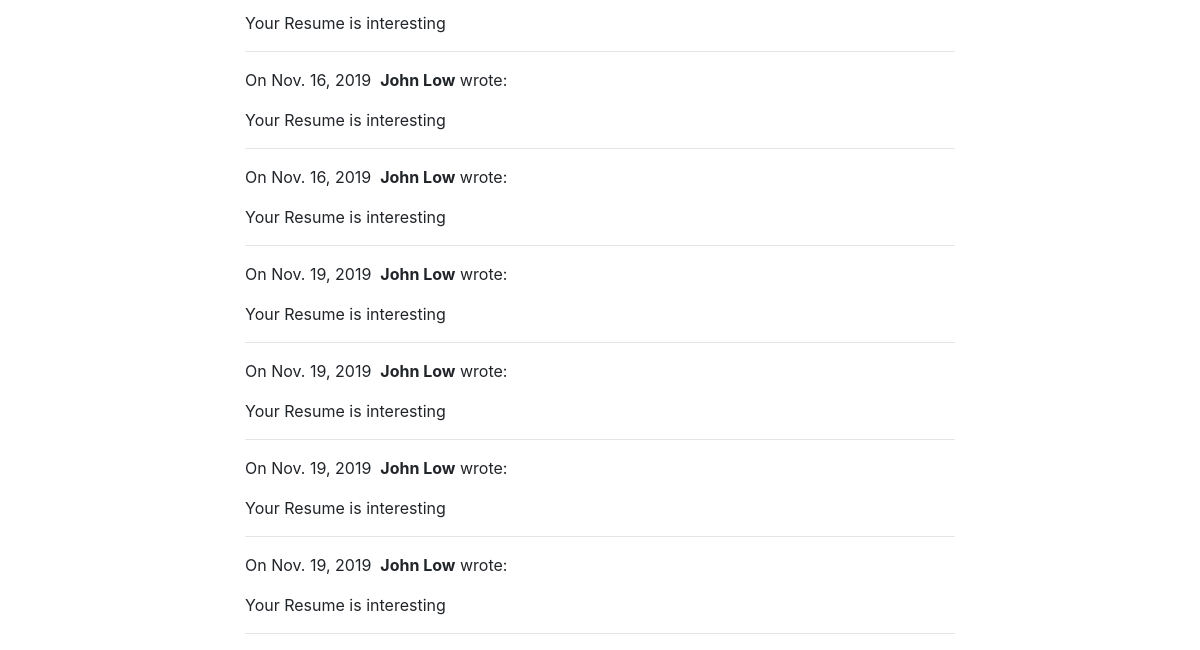
/blog/3/ (lower part), run on an earlier commit of the app's database.
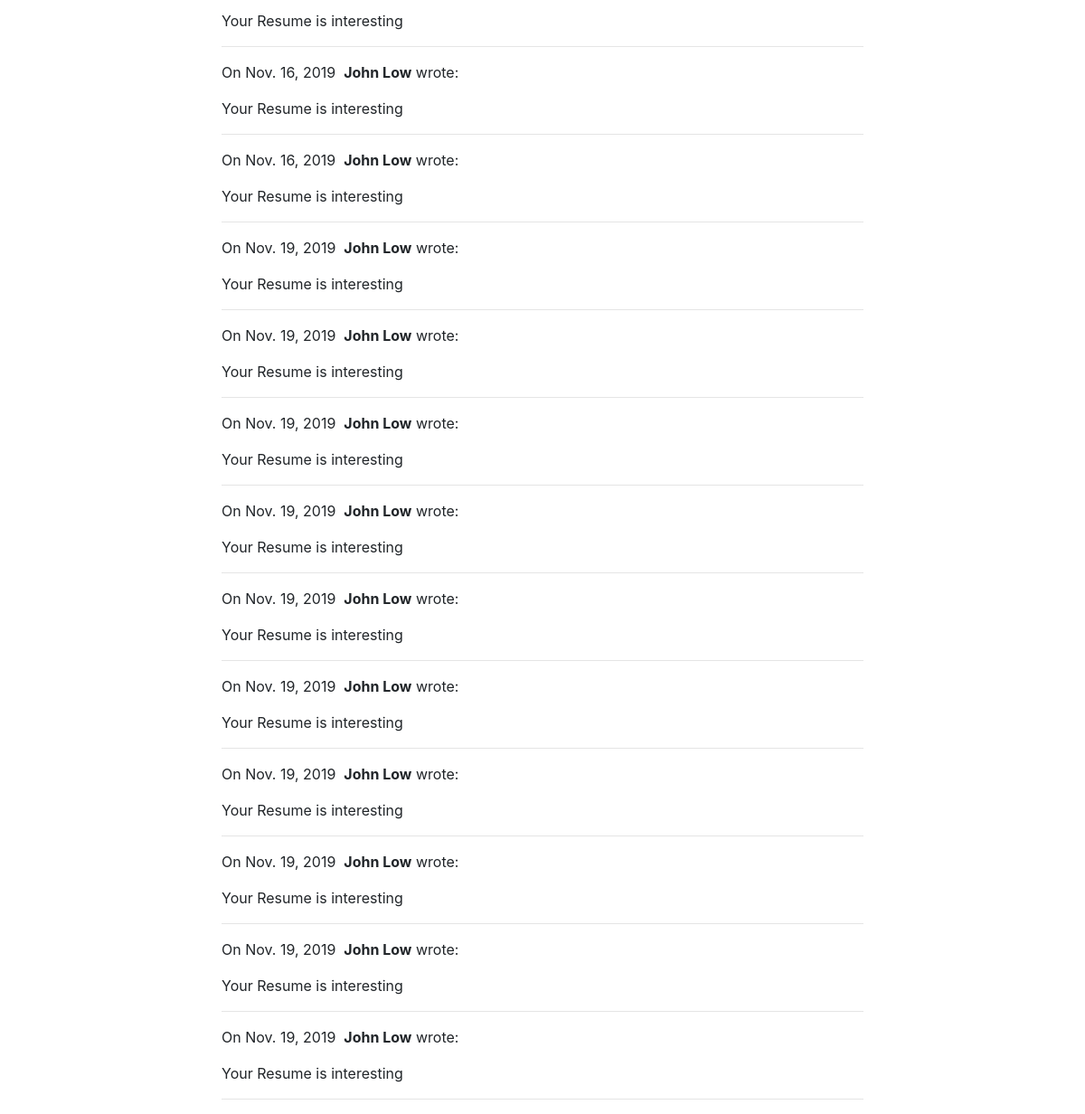
And on a later commit of the database.
### blog/models.py (models this page shows)
class Comment(models.Model):
    author = models.CharField(max_length=60)
    body = models.TextField()
    created_on = models.DateTimeField(auto_now_add=True)
    post = models.ForeignKey("Post", on_delete=models.CASCADE)

### blog/views.py (the view, shortened to what this page needs)
# urls.py: path("<int:pk>/", views.blog_detail, name="blog_detail"),
def blog_detail(request, pk):
    post = Post.objects.get(pk=pk)
    comments = Comment.objects.filter(post=post)
    form = CommentForm()
    context = {"post": post, "comments": comments, "form": form}
    return render(request, "blog_detail.html", context)

### blog/templates/blog_detail.html (shortened to what this page needs)
{% extends "base.html" %}
{% block page_content %}
<div class="col-md-8 offset-md-2">
    {% for comment in comments %}
    <p>
        On {{comment.created_on.date }}&nbsp;
        <b>{{ comment.author }}</b> wrote:
    </p>
    <p>{{ comment.body }}</p>
    <hr>
    {% endfor %}
</div>
{% endblock %}

What changed in the data, as far as the page shows it:
added Comment: created_on "Nov. 19, 2019", author "John Low", body "Your Resume is interesting"
added Comment: created_on "Nov. 19, 2019", author "John Low", body "Your Resume is interesting"
added Comment: created_on "Nov. 19, 2019", author "John Low", body "Your Resume is interesting"
added Comment: created_on "Nov. 19, 2019", author "John Low", body "Your Resume is interesting"
added Comment: created_on "Nov. 19, 2019", author "John Low", body "Your Resume is interesting"
added Comment: created_on "Nov. 19, 2019", author "John Low", body "Your Resume is interesting"
